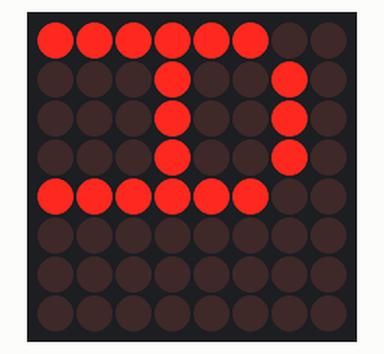
The sketch below on a simulated Arduino Uno, built with avr-gcc and run on an emulated ATmega328P. On the bench: 8×8 LED matrix.

Above: at 0.1 s.
At 0.7 s:
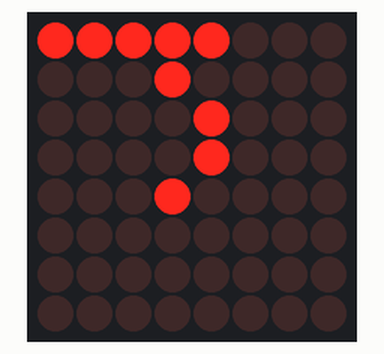
At 1.3 s:
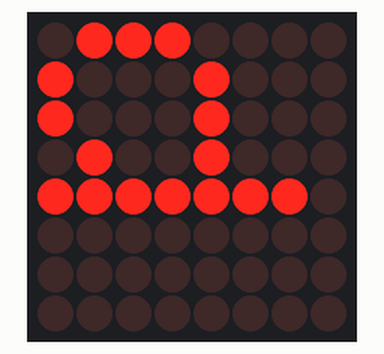
At 1.9 s:
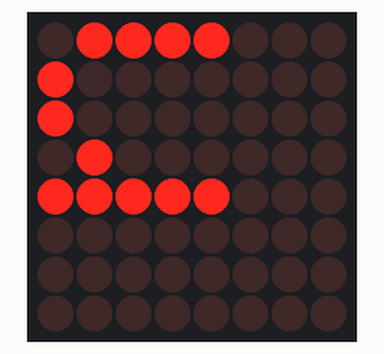
At 3.1 s:
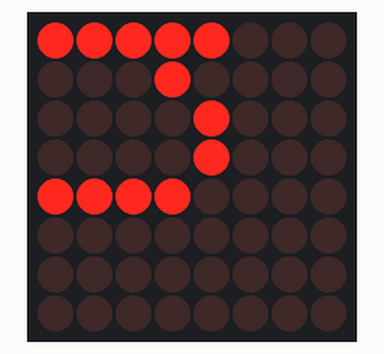
At 23.8 s:
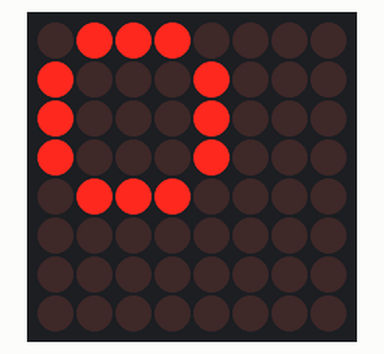

The sketch:

LedControlDemo.ino
```cpp
/*

  LedControlDemo
  Test driving and LED matrix with the LedControl library

  For info and circuit diagrams see https://github.com/tardate/LittleArduinoProjects/tree/main/playground/LED8x8/LedControlDemo

 */

#include <LedControl.h>
#include "font.h"

const uint8_t CS_PIN  = 10;
const uint8_t DIN_PIN = 11;
const uint8_t CLK_PIN = 13;

const byte MATRIX_WIDTH = 8;

const uint16_t DEMO_DELAY_LONG   = 600;
const uint16_t DEMO_DELAY_MEDIUM = 150;
const uint16_t DEMO_DELAY_SHORT  = 20;

LedControl lc = LedControl(DIN_PIN, CLK_PIN, CS_PIN, 1);

void setup() {
  lc.shutdown(0,false);
  lc.setIntensity(0,8);
  lc.clearDisplay(0);
}

void loop() {
  writeDemoText();
  scanner();
  writeAllCharacters();
}

/*
 Write some text to the matrix, one char at a time.
 */
void writeDemoText() {
  lc.clearDisplay(0);
  writeString("Arduino");
}

/*
 Display a specified character from the font set.
 */
void writeCharacter(char character) {
  for(int column=0; column<MATRIX_WIDTH; ++column) {
    if (column < FONT_WIDTH) {
      lc.setRow(0, column, FONT[character - FONT_FIRST_CHARACTER][column]);
    } else {
      lc.setRow(0, column, 0x00);
    }
  }
}

/*
 Write a string to the display a character at a time.
 */
void writeString(char *characters) {
  while(*characters) {
    writeCharacter(*characters++);
    delay(DEMO_DELAY_LONG);
  }
}

/*
 Scan through and display all characters in the font set.
 */
void writeAllCharacters() {
  for(int i=0; i<FONT_COUNT; ++i) {
    writeCharacter(FONT_FIRST_CHARACTER + i);
    delay(DEMO_DELAY_MEDIUM);
  }
}

/*
 Scan through each digit ("row") turning on a single LED ("column") etc..
 */
void scanner() {
  lc.clearDisplay(0);
  for (byte column=0; column<8; column++) {
    for (byte row=0; row<=8; row++) {
      lc.setRow(0, row, 0x01 << column);
      delay(DEMO_DELAY_SHORT);
    }
  }
}
```

font.h
```cpp
/*

  a limited font set for the 8x8 LED matrix
  uses only the first 5 columns of the display

*/

#pragma once

#include <Arduino.h>

const byte FONT_WIDTH = 5;
const char FONT_FIRST_CHARACTER = 0x20;

static const byte FONT[][FONT_WIDTH] =
{
 {0x00, 0x00, 0x00, 0x00, 0x00} // 20
,{B00000000,
  B00000000,
  B10111110,
  B00000000,
  B00000000} // 21 !
,{B00000000,
  B00000110,
  B00000000,
  B00000110,
  B00000000}  // 22 "
,{B00101000,
  B11111110,
  B00101000,
  B11111110,
  B00101000} // 23 #
,{0x00, 0x00, 0x00, 0x00, 0x00} // 24 $
,{0x00, 0x00, 0x00, 0x00, 0x00} // 25 %
,{0x00, 0x00, 0x00, 0x00, 0x00} // 26 &
,{B00000000,
  B00000000,
  B00000000,
  B00000110,
  B00000000} // 27 '
,{B00111000,
  B01000100,
  B10000010,
  B00000000,
  B00000000} // 28 (
,{B00000000,
  B00000000,
  B10000010,
  B01000100,
  B00111000} // 29 )
,{0x00, 0x00, 0x00, 0x00, 0x00} // 2a *
,{B00010000,
  B00010000,
  B01111100,
  B00010000,
  B00010000} // 2b +
,{0x00, 0x00, 0x00, 0x00, 0x00} // 2c ,
,{B00000000,
  B00010000,
  B00010000,
  B00010000,
  B00000000} // 2d -
,{B00000000,
  B00000000,
  B10000000,
  B00000000,
  B00000000} // 2e .
,{0x00, 0x00, 0x00, 0x00, 0x00} // 2f /
,{0x00, 0x00, 0x00, 0x00, 0x00} // 30 0
,{0x00, 0x00, 0x00, 0x00, 0x00} // 31 1
,{0x00, 0x00, 0x00, 0x00, 0x00} // 32 2
,{0x00, 0x00, 0x00, 0x00, 0x00} // 33 3
,{0x00, 0x00, 0x00, 0x00, 0x00} // 34 4
,{0x00, 0x00, 0x00, 0x00, 0x00} // 35 5
,{0x00, 0x00, 0x00, 0x00, 0x00} // 36 6
,{0x00, 0x00, 0x00, 0x00, 0x00} // 37 7
,{0x00, 0x00, 0x00, 0x00, 0x00} // 38 8
,{0x00, 0x00, 0x00, 0x00, 0x00} // 39 9
,{0x00, 0x00, 0x00, 0x00, 0x00} // 3a :
,{0x00, 0x00, 0x00, 0x00, 0x00} // 3b ;
,{0x00, 0x00, 0x00, 0x00, 0x00} // 3c <
,{B00000000,
  B01010000,
  B01010000,
  B01010000,
  B00000000} // 3d =
,{0x00, 0x00, 0x00, 0x00, 0x00} // 3e >
,{0x00, 0x00, 0x00, 0x00, 0x00} // 3f ?
,{0x00, 0x00, 0x00, 0x00, 0x00} // 40 @
,{B11111100,
  B00010010,
  B00010010,
  B00010010,
  B11111100} // 41 A
,{0x00, 0x00, 0x00, 0x00, 0x00} // 42 B
,{0x00, 0x00, 0x00, 0x00, 0x00} // 43 C
,{0x00, 0x00, 0x00, 0x00, 0x00} // 44 D
,{0x00, 0x00, 0x00, 0x00, 0x00} // 45 E
,{0x00, 0x00, 0x00, 0x00, 0x00} // 46 F
,{0x00, 0x00, 0x00, 0x00, 0x00} // 47 G
,{0x00, 0x00, 0x00, 0x00, 0x00} // 48 H
,{0x00, 0x00, 0x00, 0x00, 0x00} // 49 I
,{0x00, 0x00, 0x00, 0x00, 0x00} // 4a J
,{0x00, 0x00, 0x00, 0x00, 0x00} // 4b K
,{0x00, 0x00, 0x00, 0x00, 0x00} // 4c L
,{B11111100,
  B00001000,
  B00010000,
  B00001000,
  B11111100} // 4d M
,{B11111100,
  B00001000,
  B00010000,
  B00100000,
  B11111100} // 4e N
,{B01111100,
  B10000010,
  B10000010,
  B10000010,
  B01111100} // 4f O
,{0x00, 0x00, 0x00, 0x00, 0x00} // 50 P
,{0x00, 0x00, 0x00, 0x00, 0x00} // 51 Q
,{0x00, 0x00, 0x00, 0x00, 0x00} // 52 R
,{0x00, 0x00, 0x00, 0x00, 0x00} // 53 S
,{0x00, 0x00, 0x00, 0x00, 0x00} // 54 T
,{0x00, 0x00, 0x00, 0x00, 0x00} // 55 U
,{0x00, 0x00, 0x00, 0x00, 0x00} // 56 V
,{0x00, 0x00, 0x00, 0x00, 0x00} // 57 W
,{0x00, 0x00, 0x00, 0x00, 0x00} // 58 X
,{0x00, 0x00, 0x00, 0x00, 0x00} // 59 Y
,{0x00, 0x00, 0x00, 0x00, 0x00} // 5a Z
,{0x00, 0x00, 0x00, 0x00, 0x00} // 5b [
,{0x00, 0x00, 0x00, 0x00, 0x00} // 5c ¥
,{0x00, 0x00, 0x00, 0x00, 0x00} // 5d ]
,{0x00, 0x00, 0x00, 0x00, 0x00} // 5e ^
,{B10000000,
  B10000000,
  B10000000,
  B10000000,
  B10000000} // 5f _
,{0x00, 0x00, 0x00, 0x00, 0x00} // 60 `
,{B01110000,
  B10001000,
  B10001000,
  B01010000,
  B11111000} // 61 a
,{B11111110,
  B10001000,
  B10001000,
  B01001000,
  B01110000} // 62 b
,{B01110000,
  B10001000,
  B10001000,
  B01001000,
  B00000000} // 63 c
,{B01110000,
  B10001000,
  B10001000,
  B01001000,
  B11111110} // 64 d
,{0x00, 0x00, 0x00, 0x00, 0x00} // 65 e
,{0x00, 0x00, 0x00, 0x00, 0x00} // 66 f
,{0x00, 0x00, 0x00, 0x00, 0x00} // 67 g
,{0x00, 0x00, 0x00, 0x00, 0x00} // 68 h
,{B00000000,
  B10010000,
  B11110100,
  B10000000,
  B00000000} // 69 i
,{0x00, 0x00, 0x00, 0x00, 0x00} // 6a j
,{0x00, 0x00, 0x00, 0x00, 0x00} // 6b k
,{0x00, 0x00, 0x00, 0x00, 0x00} // 6c l
,{B11110000,
  B00001000,
  B00110000,
  B00001000,
  B11110000} // 6d m
,{B11111000,
  B00010000,
  B00001000,
  B00001000,
  B11110000} // 6e n
,{B01110000,
  B10001000,
  B10001000,
  B10001000,
  B01110000} // 6f o
,{0x00, 0x00, 0x00, 0x00, 0x00} // 70 p
,{0x00, 0x00, 0x00, 0x00, 0x00} // 71 q
,{B11111000,
  B00010000,
  B00001000,
  B00001000,
  B00010000} // 72 r
,{0x00, 0x00, 0x00, 0x00, 0x00} // 73 s
,{0x00, 0x00, 0x00, 0x00, 0x00} // 74 t
,{B01111000,
  B10000000,
  B10000000,
  B01000000,
  B11111000} // 75 u
,{B00111000,
  B01000000,
  B10000000,
  B01000000,
  B00111000}  // 76 v
,{0x00, 0x00, 0x00, 0x00, 0x00} // 77 w
,{0x00, 0x00, 0x00, 0x00, 0x00} // 78 x
,{0x00, 0x00, 0x00, 0x00, 0x00} // 79 y
,{0x00, 0x00, 0x00, 0x00, 0x00} // 7a z
,{B00010000,
  B01101100,
  B10000010,
  B00000000,
  B00000000} // 7b {
,{B00000000,
  B00000000,
  B11111111,
  B00000000,
  B00000000} // 7c |
,{B00000000,
  B00000000,
  B10000010,
  B01101100,
  B00010000}  // 7d }
,{B00010000,
  B00111000,
  B01010100,
  B00010000,
  B00010000} // 7e ←
,{B00010000,
  B00010000,
  B01010100,
  B00111000,
  B00010000}  // 7f →
};

const byte FONT_COUNT = sizeof(FONT) / FONT_WIDTH;
```

Measured:
- what the display in image 1 shows lasts 0.6 s, from 0.6 s to 1.2 s
